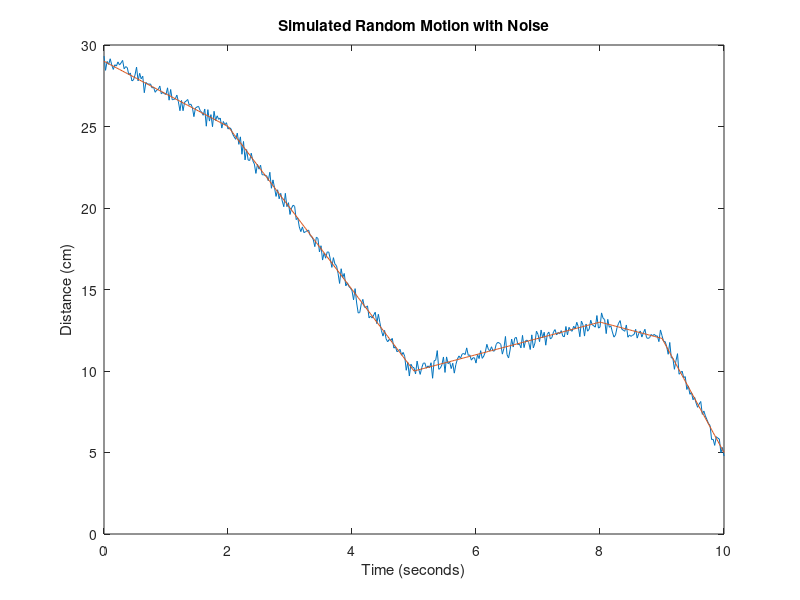

Recreate this plot in MATLAB.
%%%%%%%%%%%%%%%% simulating motion with random velocity and direction

% simulate for 10 seconds
time_step = 0.025;
time_scale = 0:time_step:10;
random_motion_w_noise = zeros(size(time_scale));
random_motion_truth = zeros(size(time_scale));

% noise parameters
noise_amplitude = 0.3;

% generate a piecewise simulation of motion
% plot is: time against distance (cm)

for i = 1:length(time_scale)
    % generate random noise for this iteration
    noise = noise_amplitude * randn;
    
    if time_scale(i) >= 0 && time_scale(i) <= 2
        random_motion_w_noise(i) = -2*time_scale(i)+29 + noise;
        random_motion_truth(i) = -2*time_scale(i)+29;
    elseif time_scale(i) > 2 && time_scale(i) <= 5
        random_motion_w_noise(i) = -5*time_scale(i)+35 + noise;
        random_motion_truth(i) = -5*time_scale(i)+35;
    elseif time_scale(i) > 5 && time_scale(i) <= 8
        random_motion_w_noise(i) = time_scale(i)+5 + noise;
        random_motion_truth(i) = time_scale(i)+5;
    elseif time_scale(i) > 8 && time_scale(i) <= 9
        random_motion_w_noise(i) = -time_scale(i)+21 + noise;
        random_motion_truth(i) = -time_scale(i)+21;
    elseif time_scale(i) > 9 && time_scale(i) <= 10
        random_motion_w_noise(i) = -7*time_scale(i)+75 + noise;
        random_motion_truth(i) = -7*time_scale(i)+75;
    end
end

plot(time_scale, random_motion_w_noise)
hold on
plot(time_scale, random_motion_truth)
xlabel('Time (seconds)')
ylabel('Distance (cm)')
title('Simulated Random Motion with Noise')
axis([0 10 0 30])
hold off




